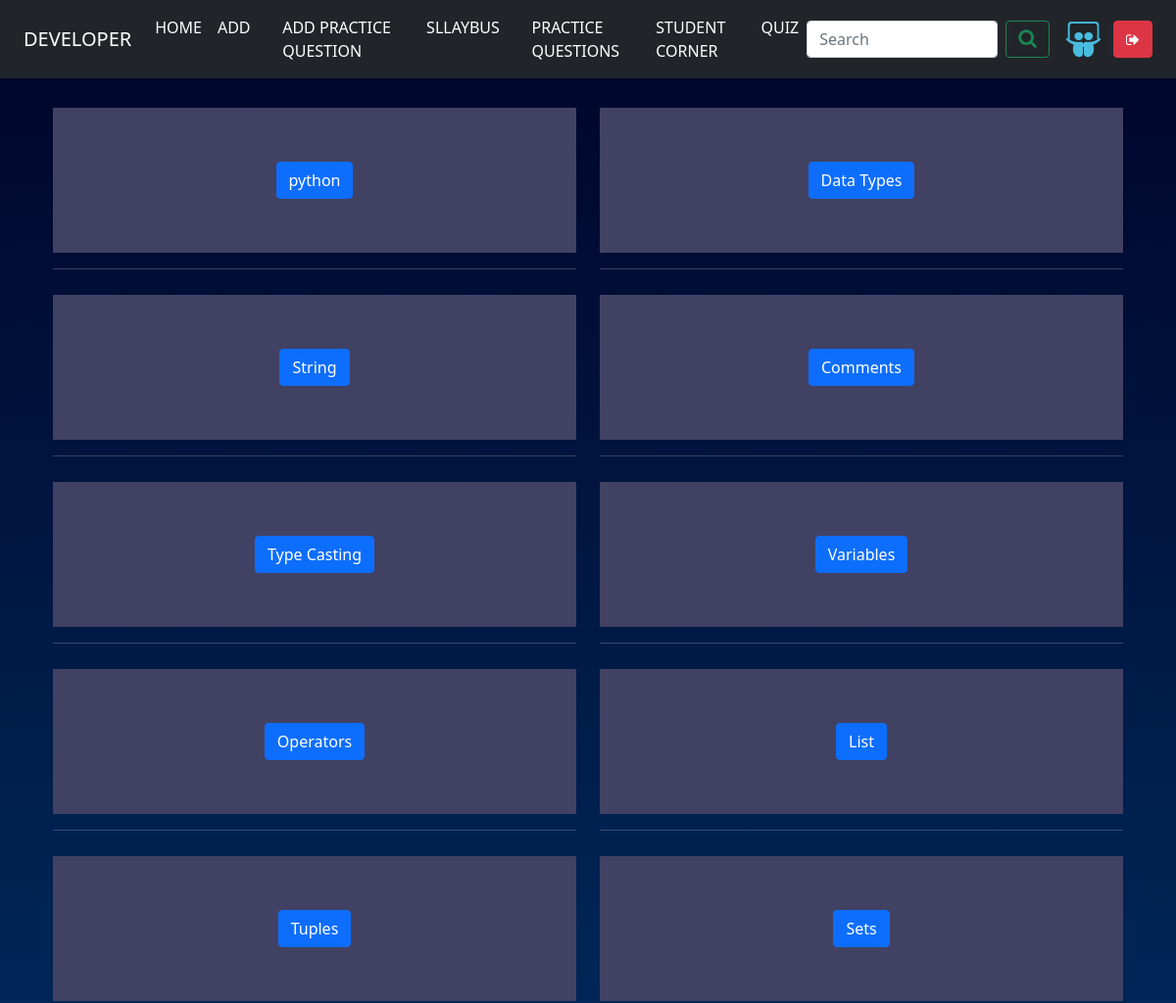
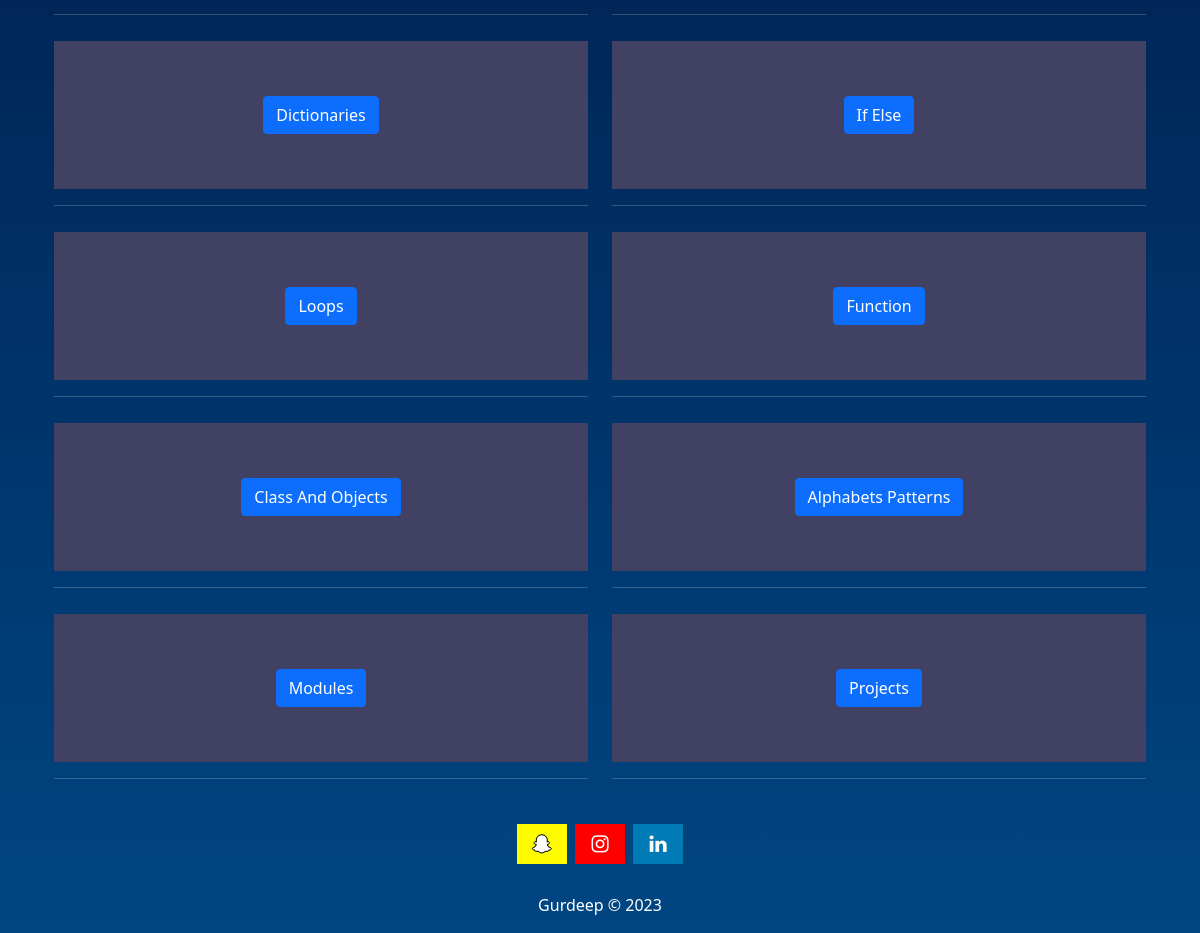
The app's page /sly (signed in) with its own data (2 pictures, top to bottom).
### python_app/models.py (models this page shows, shortened)
class Sub_topic(models.Model):
    sub_topic = models.CharField(max_length=255)

### python_app/views.py (the view)
# urls.py: path('sly', views.search_subtopic, name="sly"),
@login_required(login_url='login')
def search_subtopic(request):
    data = Sub_topic.objects.all()
    return render(request, 'sample.html', {'data': data})

### templates/sample.html (shortened to what this page needs)
{% extends 'base.html' %}
{% block content %}
<div class="container-fluid wordpressFunctionAP">
    <div class="container">
        <div class="row">
            {% for i in data %}
            <div class="col-md-6 le ft">
                <div class="all">
                    <div class="topic">
                        <a class="btn btn-primary" href="s{{i.id}}">{{i.sub_topic}}</a>
                    </div>
                </div>
                <hr>
            </div>
            {% endfor %}
        </div>
    </div>
</div>
{% endblock %}

### templates/base.html (style rules this page uses)
body { background: linear-gradient(to bottom, #000428, #004683); color: white; }

### templates/sample.html (style rules this page uses)
.container-fluid.wordpressFunctionAP { margin-top: 20px; color: lightgrey; }
.all { margin-top: 10px; padding: 8px; background-color: rgb(65, 65, 99); }
.topic { padding: 47px; text-align: center; }

### records on screen
Sub_topic: sub_topic "python"
Sub_topic: sub_topic "Data Types"
Sub_topic: sub_topic "String"
Sub_topic: sub_topic "Comments"
Sub_topic: sub_topic "Type Casting"
Sub_topic: sub_topic "Variables"
Sub_topic: sub_topic "Operators"
Sub_topic: sub_topic "List"
Sub_topic: sub_topic "Tuples"
Sub_topic: sub_topic "Sets"
Sub_topic: sub_topic "Dictionaries"
Sub_topic: sub_topic "If Else"
Sub_topic: sub_topic "Loops"
Sub_topic: sub_topic "Function"
Sub_topic: sub_topic "Class And Objects"
Sub_topic: sub_topic "Alphabets Patterns"
Sub_topic: sub_topic "Modules"
Sub_topic: sub_topic "Projects"
